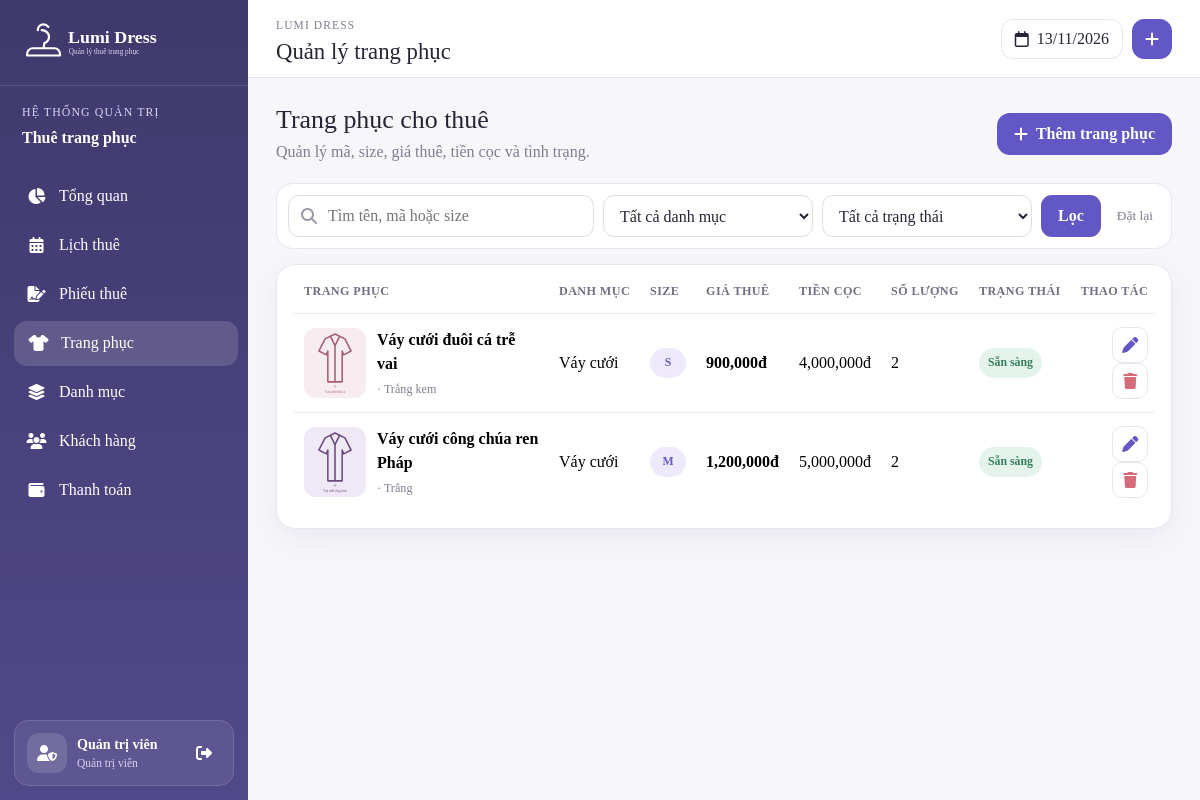
/admin/costumes.php?category=1 (signed in), run on the app's committed database.
### tables this page shows
CREATE TABLE `costumes` (
  `id` int(11) NOT NULL,
  `name` varchar(255) NOT NULL,
  `category_id` int(11) DEFAULT NULL,
  `size` varchar(50) DEFAULT NULL,
  `color` varchar(50) DEFAULT NULL,
  `rental_price` decimal(10,2) NOT NULL DEFAULT 0.00,
  `deposit` decimal(10,2) NOT NULL DEFAULT 0.00,
  `quantity` int(11) NOT NULL DEFAULT 1,
  `status` varchar(50) NOT NULL,
  `condition_note` varchar(500) DEFAULT NULL,
  `description` varchar(500) DEFAULT NULL,
  `image` varchar(255) DEFAULT NULL,
  `created_at` datetime NOT NULL DEFAULT current_timestamp(),
  `updated_at` datetime NOT NULL DEFAULT current_timestamp()
);

CREATE TABLE `categories` (
  `id` int(11) NOT NULL,
  `name` varchar(100) NOT NULL,
  `description` varchar(500) DEFAULT NULL,
  `created_at` datetime NOT NULL DEFAULT current_timestamp(),
  `updated_at` datetime NOT NULL DEFAULT current_timestamp()
);

### config.php (called while the page is built, shortened)
<?php
function format_price($value):string{return number_format((float)$value,0,'.',',');}
function costume_status_label(string $status):string{
    $labels=['available'=>'Sẵn sàng','maintenance'=>'Đang bảo dưỡng','retired'=>'Ngừng cho thuê'];
    return $labels[$status]??$status;
}
?>

### admin/costumes.php (the view, shortened to what this page needs)
<?php
include 'header.php';
$page=max(1,(int)($_GET['page']??1));$limit=10;$offset=($page-1)*$limit;$keyword=trim($_GET['q']??'');$categoryFilter=(int)($_GET['category']??0);$statusFilter=$_GET['status']??'';
$conditions=[];$types='';$values=[];
if($categoryFilter>0){$conditions[]='co.category_id=?';$types.='i';$values[]=$categoryFilter;}
$where=$conditions?'WHERE '.implode(' AND ',$conditions):'';
$sql="SELECT co.*,c.name category_name FROM costumes co LEFT JOIN categories c ON c.id=co.category_id $where ORDER BY co.id DESC LIMIT ?,?";
$stmt=$conn->prepare($sql);$types2=$types.'ii';$values2=array_merge($values,[$offset,$limit]);$stmt->bind_param($types2,...$values2);$stmt->execute();$data=$stmt->get_result();
?>
<div class="page-head"><div><h2>Trang phục cho thuê</h2><p>Quản lý mã, size, giá thuê, tiền cọc và tình trạng.</p></div><button class="btn-primary-soft" data-bs-toggle="modal" data-bs-target="#costumeModal" onclick="openCostume()"><i class="fas fa-plus"></i>Thêm trang phục</button></div>
<form class="filter-bar">
<div class="search-box"><i class="fas fa-search"></i><input name="q" value="<?= htmlspecialchars($keyword) ?>" placeholder="Tìm tên, mã hoặc size"></div>
<select name="category"><option value="0">Tất cả danh mục</option></select>
<select name="status"><option value="">Tất cả trạng thái</option></select>
<button class="filter-submit">Lọc</button><a href="costumes.php">Đặt lại</a>
</form>
<section class="panel table-panel"><div class="table-responsive"><table class="table align-middle"><thead><tr><th>Trang phục</th><th>Danh mục</th><th>Size</th><th>Giá thuê</th><th>Tiền cọc</th><th>Số lượng</th><th>Trạng thái</th><th class="text-end">Thao tác</th></tr></thead><tbody>
<?php if($data&&$data->num_rows):while($row=$data->fetch_assoc()):?>
<tr><td><div class="costume-cell"><img src="../uploads/<?= htmlspecialchars($row['image']) ?>" alt=""><div><strong><?= htmlspecialchars($row['name']) ?></strong><span><?= htmlspecialchars($row['code']) ?> · <?= htmlspecialchars($row['color']?:'Chưa có màu') ?></span></div></div></td><td><?= htmlspecialchars($row['category_name']??'Chưa phân loại') ?></td><td><span class="size-badge"><?= htmlspecialchars($row['size']) ?></span></td><td><strong><?= format_price($row['rental_price']) ?>đ</strong></td><td><?= format_price($row['deposit']) ?>đ</td><td><?= number_format($row['quantity']) ?></td><td><span class="status costume-<?= $row['status'] ?>"><?= costume_status_label($row['status']) ?></span></td><td class="text-end"><button class="icon-btn" onclick='openCostume(<?= json_encode($row,JSON_HEX_APOS|JSON_HEX_QUOT|JSON_UNESCAPED_UNICODE) ?>)'><i class="fas fa-pen"></i></button><button class="icon-btn danger" onclick="removeCostume(<?= $row['id'] ?>)"><i class="fas fa-trash"></i></button></td></tr>
<?php endwhile;else:?><tr><td colspan="8" class="empty">Không tìm thấy trang phục.</td></tr><?php endif;?>
</tbody></table></div>
</section>
<?php include 'footer.php'; ?>

### assets/css/admin.css (style rules this page uses)
:root { --primary:#6257c5;--primary-dark:#443d75;--primary-soft:#f1effb;--ink:#252537;--muted:#7d7d91;--line:#e7e6ef;--surface:#ffffff;--page:#f7f7fb;--danger:#d66c7a;--success:#4ca97d;--warning:#e7a550;--blue:#4f9fe6;--shadow:0 10px 30px rgba(50,45,90,.07) }
* { box-sizing:border-box }
html,body { min-height:100% }
body { margin:0;background:var(--page);color:var(--ink);font-family:"Times New Roman",Times,serif;overflow-x:hidden }
a { text-decoration:none }
button,input,select,textarea { font-family:inherit }
.page-head { margin-bottom:19px;display:flex;align-items:center;justify-content:space-between;gap:20px }
.page-head h2 { margin:0;font-size:1.62rem }
.page-head p { margin:5px 0 0;color:var(--muted) }
.btn-primary-soft { min-height:42px;padding:0 17px;border:0;border-radius:13px;display:inline-flex;align-items:center;justify-content:center;gap:8px;background:var(--primary);color:#fff!important;font-weight:700 }
.btn-primary-soft * { color:#fff!important }
.panel { border:1px solid var(--line);border-radius:19px;background:#fff;box-shadow:var(--shadow);overflow:hidden }
.table-panel { padding:4px 17px 17px }
.table { margin:0;color:var(--ink) }
.table>:not(caption)>*>* { padding:13px 10px;border-bottom-color:#ecebf2;vertical-align:middle }
.table thead th { font-size:.76rem;letter-spacing:.4px;text-transform:uppercase;color:#707086;white-space:nowrap }
.table tbody tr:last-child td { border-bottom:0 }
.filter-bar { margin-bottom:15px;padding:11px;border:1px solid var(--line);border-radius:16px;display:flex;align-items:center;gap:9px;background:#fff }
.search-box { min-width:260px;flex:1;position:relative }
.search-box i { position:absolute;left:13px;top:50%;transform:translateY(-50%);color:#9998aa }
.search-box input,.filter-bar select { width:100%;min-height:42px;border:1px solid #dedde8;border-radius:11px;background:#fff;color:var(--ink);outline:0 }
.search-box input { padding:0 13px 0 39px }
.filter-bar select { max-width:210px;padding:0 36px 0 12px }
.filter-submit { min-height:42px;padding:0 17px;border:0;border-radius:11px;background:var(--primary);color:#fff;font-weight:700 }
.filter-bar>a { padding:0 7px;color:var(--muted);font-size:.84rem }
.icon-btn { width:36px;height:36px;margin-left:3px;border:1px solid var(--line);border-radius:10px;display:inline-grid;place-items:center;background:#fff;color:var(--primary) }
.icon-btn.danger { color:var(--danger) }
.soft-badge,.size-badge,.status,.payment,.payment-type { display:inline-flex;align-items:center;justify-content:center;padding:6px 9px;border-radius:999px;font-size:.74rem;font-weight:700;white-space:nowrap }
.size-badge { min-width:36px;background:#eeeafb;color:#6658c7 }
.costume-available { background:#e4f4ec;color:#36805c }
.costume-cell { min-width:235px;display:flex;align-items:center;gap:11px }
.costume-cell img { width:62px;height:70px;border-radius:12px;object-fit:cover;background:#f4f3f8 }
.costume-cell strong,.costume-cell span { display:block }
.costume-cell span { margin-top:4px;color:var(--muted);font-size:.76rem }

### data on the page
costumes: image (picture), name "Váy cưới đuôi cá trễ vai", color "Trắng kem", category.name "Váy cưới", size "S", rental_price "900,000", deposit "4,000,000", quantity "2", status "Sẵn sàng"
costumes: image (picture), name "Váy cưới công chúa ren Pháp", color "Trắng", category.name "Váy cưới", size "M", rental_price "1,200,000", deposit "5,000,000", quantity "2", status "Sẵn sàng"

### other printed values
$_SESSION['admin']['fullname'] "Quản trị viên"
$pageTitle "Quản lý trang phục"
